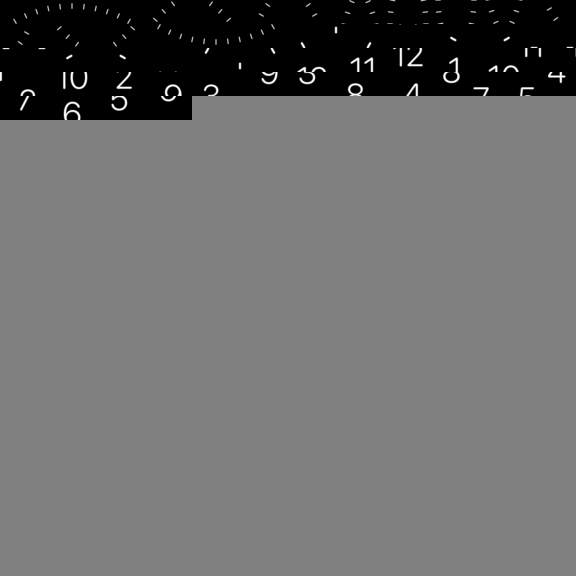
#> input picture samples/analogue/resources-round-240x240/dial.png, 576 x 576 px
$ python tilemapper.py --input samples/analogue/resources-round-240x240/dial.png --output out.png
#> lines starting #> are read from the running program, lines starting #| are printed output that depends on the picture
#!/usr/bin/python

from PIL import Image, ImageOps
import hashlib
import ctypes
import argparse
import math
from pathlib import Path

VERSION = '0.9.3'
DESCRIPTION = 'CIQ tilemapper {0} (c) 2017-2019 Franco Trimboli'.format(VERSION)

# globals
TILE_SIZE = 24
SCREEN_SIZE = 240
MAX_CHARS = 576

tileTable = []
hashTable = {}
charTable = []
charsToIgnore = [141]

charCurrent = 0
charOffset = 32

fontTileX = 0
fontTileY = 0

# command line defaults
debug = False
rotate = True
destinationResolution = 240
destinationFilename = 'destfont'
sourceFilename = 'souce.png'


def main():

    global tileTable
    global TILE_SIZE
    global destinationResolution
    global destinationFilename
    global debug

    args = parseArgs()

    if args.debug:
        debug = True

    # header
    print(DESCRIPTION)

    destinationResolution = abs(args.resolution)
    destinationFilename = args.output

    # Define the mode we are in, and target resolution
    print('Tile mode is {0}'.format(args.mode))
    print('Target resolution {0}x{0}'.format(destinationResolution))

    # number of chars we will use for our fontmap, 24x24 in this case
    totalCharsForTilemap = 24
    TILE_SIZE = args.tile_size

    # create a font canvas to store the processed tiles
    fontCanvas = newCanvas(TILE_SIZE*totalCharsForTilemap,TILE_SIZE*totalCharsForTilemap)

    # process input files
    filesToProcess = args.input

    if len(filesToProcess) > 1:
        print('Batch process {0} files'.format(len(filesToProcess)))

    # let's iterate through all the source files one by one
    for sourceFilename in filesToProcess:

        print('Input file to process "{0}"'.format(sourceFilename))

        # attempt to load the source image, and process it
        canvas = loadPNG(sourceFilename)

        if canvas:

            # print the details of the source image
            detailsCanvas(canvas)
            sanitiseCanvas(canvas)

            # we pre-process the canvas to prep it for processing
            canvas = preprocessCanvas(canvas)

            if args.mode == 'rotate':
                # angle function
                angleStart,angleStop,angleSteps,angleSkip,angleDraw = args.angle_begin, args.angle_end, args.angle_step, args.angle_skip, args.angle_draw
                processAngle(canvas,fontCanvas,angleStart,angleStop,angleSteps,angleSkip,angleDraw)
            else:
                # single frame function
                canvas = scaleCanvas(canvas,destinationResolution)
                processFrames(canvas,fontCanvas)

            print("\nDone")

    # have we processed any tiles, then save the destination font files
    if len(tileTable) > 0:

        filename = destinationFilename

        try:
            # save datafile, includes the JSON data for the tiles
            dataFile = generateDataFile()
            f = open(destinationFilename+'.json', 'w')
            f.write(str(dataFile))
            f.close()

            # save font description file
            fontFile = generateFontFile(destinationFilename)
            f = open(destinationFilename+'.fnt', 'w')
            f.write(str(fontFile))
            f.close()

            # save final tilemap image
            fontCanvas.save(filename+'.png', "PNG")
            print('Output saved as "{0}.fnt", "{0}.json", "{0}.png"'.format(filename))

        except Exception:
            print('ERROR: Cannot save files')

def parseArgs():

    global args
    global DESCRIPTION

    parser = argparse.ArgumentParser(description=DESCRIPTION)
    parser.add_argument('-i','--input', nargs='+', required=True, help='input png file(s)')
    parser.add_argument('-o','--output', type=str, required=True, help='output file (png,fnt,json)')
    parser.add_argument("-m",'--mode', choices=['static', 'rotate'], default='static', type=str, help='\'static\' will process one or more static frames. \'rotate\' will rotate a frame')
    parser.add_argument("-r",'--resolution', default=240, type=int, help='resolution of target device')
    parser.add_argument("-d",'--debug', type=bool, nargs='?', const=True, default=False, help='turn debug mode on')
    parser.add_argument("-u",'--angle-begin', type=int, help='begin angle (rotate mode)')
    parser.add_argument("-v",'--angle-end', type=int, help='end angle (rotate mode)')
    parser.add_argument("-s",'--angle-step', type=int, help='step between angles (rotate mode)')
    parser.add_argument("-p",'--angle-skip', type=int, help='angle to skip drawing (rotate mode)')
    parser.add_argument("-w",'--angle-draw', type=int, help='angle to draw (rotate mode)')
    parser.add_argument("-t",'--tile-size', type=int, default=24, help='tile size (experimental)')

    args = parser.parse_args()

    if (args.mode == 'rotate' and
        not (isinstance(args.angle_begin,int) and
        isinstance(args.angle_end,int) and
        isinstance(args.angle_step,int)
        )
        ):

        parser.error('The --mode (-m) argument in \'rotate\' requires the --angle-begin, --angle-end, and --angle-step arguments')

    elif (args.mode == 'rotate' and not ( isinstance(args.angle_skip,int) and isinstance(args.angle_draw,int) )):

        #if in rotate mode but no skip or draw angle was defined we set skip to 0 and draw to the complete interval set by the user
        args.angle_skip = 0
        args.angle_draw = args.angle_end - args.angle_begin


    return args

# process a single frame into tiles
def processFrames(canvas,fontCanvas):

        global TILE_SIZE

        numberOfFrames = 1

        currentFrame = 0

        tileArray = processTiles(canvas,TILE_SIZE,fontCanvas)
        tileTable.append(tileArray)

        currentFrame += 1
        progress = '{:2.1%}'.format(currentFrame / numberOfFrames)

        print("Progress: {0}, frames: {1}, tiles: {2}".format(progress,len(tileTable),len(hashTable)), end="\r")

        if debug:
            print(tileTable)

        return

# rotate and process a multile frames into tiles
# [34 lines left out: function processAngle, not called in this run]


# display the details of the current image
def detailsCanvas(canvas):

    print('Format is {0}, resolution {1}x{2}, mode {3}'.format(canvas.format, canvas.size[0], canvas.size[1], canvas.mode))

    return

# load a png, store into a canvas
def loadPNG(filename):

    try:
        img = Image.open(filename)
#> img is the input picture: PIL image 576x576 RGB; min 0, max 255, mean 106.4
#| Format is PNG, resolution 576x576, mode RGB
        if debug:
            print('[loadPNG] loaded "{0}"'.format(filename))
        return img

    except:
        print('ERROR: Couldn\'t load "{0}" error...'.format(filename))
        return False

# crop image to smallest dimension to make it square
def preprocessCanvas(canvas):
    canvas = invertCanvas(canvas)
    return canvas

# TODO: check that the image is square, at least
def sanitiseCanvas(canvas):
    return

# scale image to destination
def scaleCanvas(canvas,newsize):
    if (canvas.size[0] == newsize):
        return canvas
    else:
        return canvas.resize((newsize,newsize), Image.LANCZOS)

# invert the canvas as per the font spec
def invertCanvas(canvas):

    if canvas.mode == 'RGBA':
        r,g,b,a = canvas.split()
        rgb_image = Image.merge('RGB', (r,g,b))
        inverted_image = ImageOps.invert(rgb_image)
    else:
        inverted_image = ImageOps.invert(canvas)
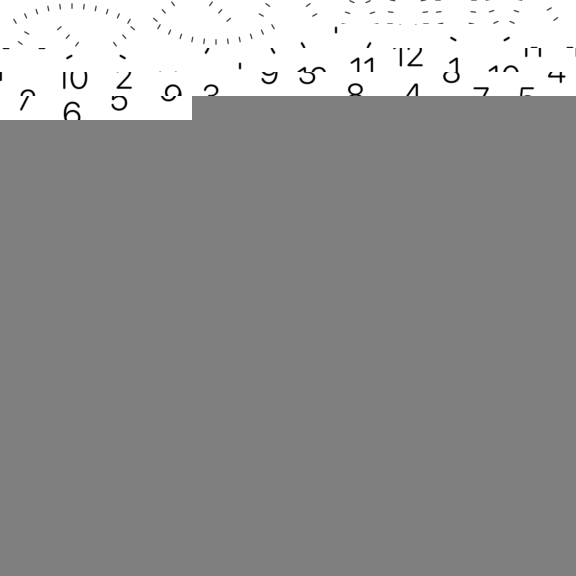
#> inverted_image: PIL image 576x576 RGB; min 0, max 255, mean 148.6

    if debug:
        print(canvas.format, canvas.size, canvas.mode)

    return inverted_image

# send a valid tile to the font canvas
def pushToFontTiles(canvas,data,x,y):
    canvas.paste(data,(x,y))
    return

# check the tile for data, compare or store the hash
def checkTileForData(canvas):

    try:
        w = canvas.size[0]
        h = canvas.size[1]
        data = []
        hasData = 0

        for u in range(w):
            for v in range(h):
                pixels = canvas.getpixel((u,v))
                data.append(pixels)
                hasData = hasData + sum(pixels[:3])

        # we hash the tile to check for duplicates
        if hasData:
            data_md5 = hashlib.md5(str(data).encode()).hexdigest()
            return data_md5

        else:
            return False

    except:
        return False

# fetch the next tile from the source canvas
def fetchTile(canvas,x,y):
    try:
        extents = (x*TILE_SIZE, y*TILE_SIZE, (x*TILE_SIZE)+TILE_SIZE, (y*TILE_SIZE)+TILE_SIZE)
        tile = canvas.crop(extents)
        return tile
    except:
        print('Problem fetching a tile...')
        return False

# TODO: check if tile already exists
def checkHashArray():
    return

# generate the .fnt file
def generateFontFile(filename):

    global hashTable
    global TILE_SIZE

    hashList = []

    for item in hashTable.values():
        hashList.append(item)

    sortedHash = sorted(hashList, key=lambda k: k['char'])

    lines = 'info face={0} size={1} bold=0 italic=0 charset=ascii unicode=0 stretchH=100 smooth=1 aa=1 padding=0,0,0,0 spacing=0,0 outline=0\ncommon lineHeight={2} base={3} scaleW=256 scaleH=256 pages=1 packed=0\npage id=0 file="{4}.png"\nchars count={5}\n'.format(Path(filename).name,TILE_SIZE,TILE_SIZE,TILE_SIZE,Path(filename).name,len(sortedHash))

    for item in sortedHash:
        lines = lines + 'char id={0} x={1} y={2} width={3} height={4} xoffset=0 yoffset=0 xadvance={5} page=0 chnl=15\n'.format(str(item['char']),str(item['xc']*TILE_SIZE),str(item['yc']*TILE_SIZE),str(TILE_SIZE),str(TILE_SIZE),str(TILE_SIZE))

    return lines

# generate the .json file
def generateDataFile():

    global tileTable
    global TILE_SIZE

    groupData = []

    for group in tileTable:
        groupList = []
        for tile in group:
            packed = packData(tile['x'],tile['y'],tile['char'])
            groupList.append(packed)
        groupData.append(groupList)

    if debug:
        print(groupData)

    return groupData

# data in the json file is an array of signed 32-bit integers,
# and each integer is bit-packed as follows;
# 0b00000000000000000000111111111111 = font char, 12-bits
# 0b00000000001111111111000000000000 = x pos, 10-bits
# 0b11111111110000000000000000000000 = y pos, 10-bits
def packData(x,y,char):

    global TILE_SIZE

    dx = x*TILE_SIZE
    dy = y*TILE_SIZE

    ymask = 0xFFC00000
    xmask = 0x003FF000
    charmask = 0x00000FFF

    u = (char&charmask)|((dx<<12)&xmask)|((dy<<22)&ymask)

    return ctypes.c_int32(u).value

# create a new canvas, default colour is grey
def newCanvas(w,h):
    canvas = Image.new('RGB', (w, h), color = (128,128,128))
    return canvas

# process the current canvas, given the current tileSize, and send to destination fontCanvas
def processTiles(canvas,tileSize,fontCanvas):

#> called with tileSize = 24
    global charCurrent
    global hashTable
    global fontTileX
    global fontTileY
    global TILE_SIZE
    global MAX_CHARS

    canvasWidth = canvas.size[0]
    canvasHeight = canvas.size[1]

    uTiles = math.ceil(canvasWidth / tileSize)
    vTiles = math.ceil(canvasHeight / tileSize)

    tileArray = []

    try:

        # let's iterate across the canvas in the x, then y dimension
        for y in range(vTiles):
            for x in range(uTiles):

                # fetch a tile, and generate its hash
                currentTile = fetchTile(canvas,x,y)
                hashOfTile = checkTileForData(currentTile)

                # do we have a valid hash? great, then we have data
                if hashOfTile:
                    if debug:
                        print('[processTiles] got tile data at x:{0} y:{1} with hash:{2}'.format(x,y,hashOfTile))

                    thisChar = 0

                    # does this hash exist in the global hash table? then we have a duplicate
                    if hashOfTile in hashTable:
                        if debug:
                            print('[processTiles] collision with existing hash:{0}'.format(hashOfTile))

                        thisChar = hashTable[hashOfTile]['char']
                        thisTile = {'x':x, 'y':y, 'hash':hashOfTile, 'char':thisChar, 'xc':fontTileX, 'yc':fontTileY}
                        tileArray.append(thisTile)

                    # if not, looks like this is a new tile, so store it
                    else:
                        if debug:
                            print('[processTiles] appended hash:{0}'.format(hashOfTile))

                        # increment tile y pos, and start again
                        if (((fontTileX*TILE_SIZE)) >= fontCanvas.size[0]):
                            fontTileX = 0
                            fontTileY += 1

                        thisChar = charOffset+charCurrent
                        thisTile = {'x':x, 'y':y, 'hash':hashOfTile, 'char':thisChar, 'xc':fontTileX, 'yc':fontTileY}
                        tileArray.append(thisTile)

                        hashTable[hashOfTile] = { 'xc':fontTileX, 'yc':fontTileY, 'char':thisChar}

                        # let's push this tile to the destination fontCanvas
                        pushToFontTiles(fontCanvas,currentTile,fontTileX*TILE_SIZE,fontTileY*TILE_SIZE)

                        # increment the font char, and tile
                        charCurrent += 1
                        fontTileX += 1

                        # is this font char in the array of chars to ignore? then skip
                        while charCurrent in charsToIgnore:
                            charCurrent += 1


                # have we exceeded the maximum char size? if so, we quit
                if charCurrent > (MAX_CHARS):
                    print('ERROR: number of tiles have exceeded maximum size ({0}). Try breaking your files up, or use a larger tile size.'.format(MAX_CHARS))
                    quit()
#> this loop made 10 passes
#> pass 1, in fetchTile, `tile = canvas.crop(extents)`:
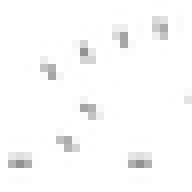
#> tile: PIL image 24x24 RGB (shown 8 times larger); min 146, max 255, mean 250.8
#> pass 1, in fetchTile (call 2), `tile = canvas.crop(extents)`:
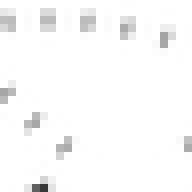
#> tile: PIL image 24x24 RGB (shown 8 times larger); min 56, max 255, mean 250
#> pass 1, in fetchTile (call 3), `tile = canvas.crop(extents)`:
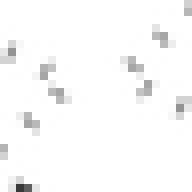
#> tile: PIL image 24x24 RGB (shown 8 times larger); min 56, max 255, mean 249.9
#> pass 1, in fetchTile (call 4), `tile = canvas.crop(extents)`:
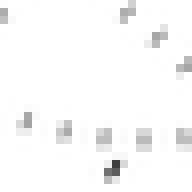
#> tile: PIL image 24x24 RGB (shown 8 times larger); min 63, max 255, mean 249.7
#> after the loop:
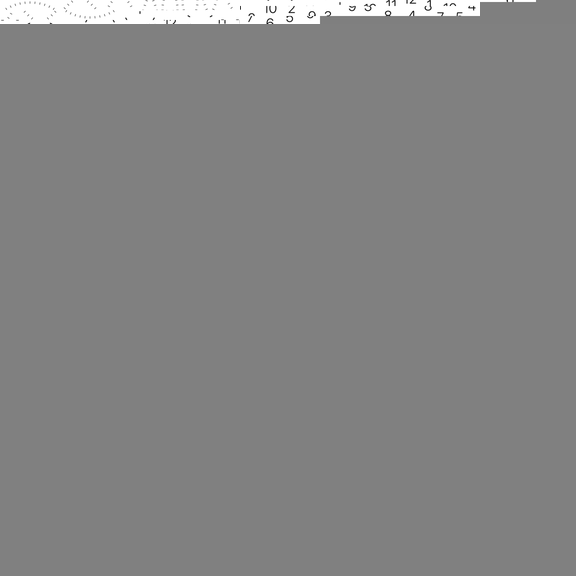
#> fontCanvas: PIL image 576x576 RGB; min 7, max 255, mean 131.7
#> after the loop, charCurrent = 24; fontTileX = 24; fontTileY = 0; hashTable = 24 items; tileArray = 100 items


        return tileArray

    except Exception as e:
        print('ERROR: {0}'.format(e))
        return False

main()
#| Progress: 100.0%, frames: 1, tiles: 24
#> the loop in generateDataFile, `for group in tileTable:` made 1 pass
#> the loop in generateFontFile, `for item in hashTable.values():` made 24 passes
#> item on passes 1 to 8: {'xc': 0, 'yc': 0, 'char': 32}, {'xc': 1, 'yc': 0, 'char': 33}, {'xc': 2, 'yc': 0, 'char': 34}, {'xc': 3, 'yc': 0, 'char': 35}, {'xc': 4, 'yc': 0, 'char': 36}, {'xc': 5, 'yc': 0, 'char': 37}, {'xc': 6, 'yc': 0, 'char': 38}, {'xc': 7, 'yc': 0, 'char': 39}
#> the loop in generateFontFile, `for item in sortedHash:` made 24 passes

$ run again, on samples/analogue/resources-round-240x240/hour-30-59.png
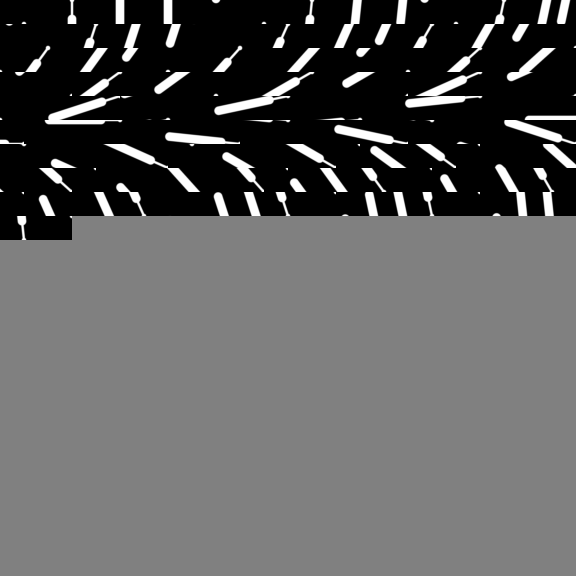
#> input picture samples/analogue/resources-round-240x240/hour-30-59.png, 576 x 576 px
#> canvas: PIL image 576x576 RGB; every value is 128
#> in loadPNG, img is the input picture: PIL image 576x576 RGB; min 0, max 255, mean 92
#| Format is PNG, resolution 576x576, mode RGB
#> the loop in processTiles, `for y in range(vTiles):` made 10 passes
#> pass 1, in fetchTile (call 4), `tile = canvas.crop(extents)`:
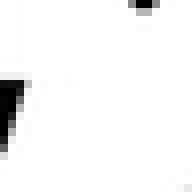
#> tile: PIL image 24x24 RGB (shown 8 times larger); min 0, max 255, mean 245.5
#> after the loop in processTiles, `for y in range(vTiles):`:
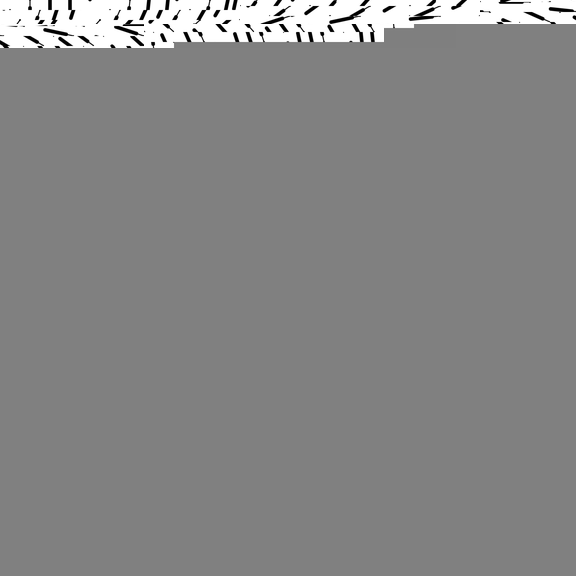
#> fontCanvas: PIL image 576x576 RGB; min 0, max 255, mean 134.2
#> after the loop in processTiles, `for y in range(vTiles):`: charCurrent = 43; fontTileX = 19; fontTileY = 1; hashTable = 43 items; tileArray = 100 items
#| Progress: 100.0%, frames: 1, tiles: 43
#> the loop in generateDataFile, `for group in tileTable:` made 1 pass
#> the loop in generateFontFile, `for item in hashTable.values():` made 43 passes
#> item on passes 1 to 8: {'xc': 0, 'yc': 0, 'char': 32}, {'xc': 1, 'yc': 0, 'char': 33}, {'xc': 2, 'yc': 0, 'char': 34}, {'xc': 3, 'yc': 0, 'char': 35}, {'xc': 4, 'yc': 0, 'char': 36}, {'xc': 5, 'yc': 0, 'char': 37}, {'xc': 6, 'yc': 0, 'char': 38}, {'xc': 7, 'yc': 0, 'char': 39}
#> the loop in generateFontFile, `for item in sortedHash:` made 43 passes

$ run again, on samples/analogue/resources-round-240x240/minute-0-29.png
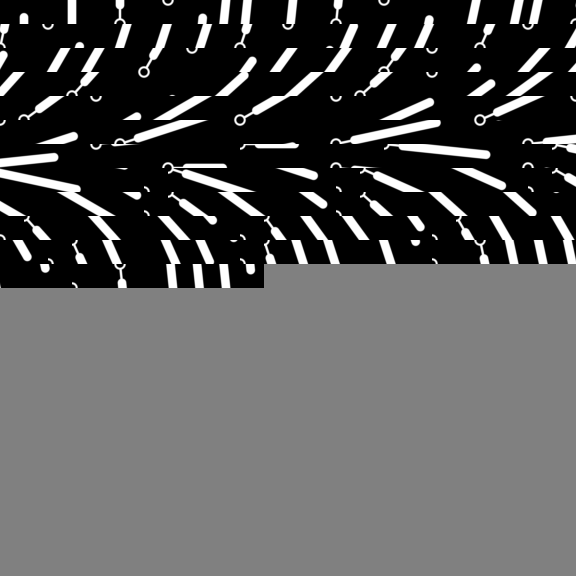
#> input picture samples/analogue/resources-round-240x240/minute-0-29.png, 576 x 576 px
#> canvas: PIL image 576x576 RGB; every value is 128
#> in loadPNG, img is the input picture: PIL image 576x576 RGB; min 0, max 255, mean 85.9
#| Format is PNG, resolution 576x576, mode RGB
#> the loop in processTiles, `for y in range(vTiles):` made 10 passes
#> pass 1, in fetchTile (call 4), `tile = canvas.crop(extents)`:
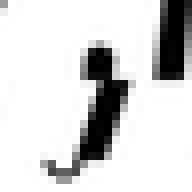
#> tile: PIL image 24x24 RGB (shown 8 times larger); min 0, max 255, mean 212.9
#> after the loop in processTiles, `for y in range(vTiles):`:
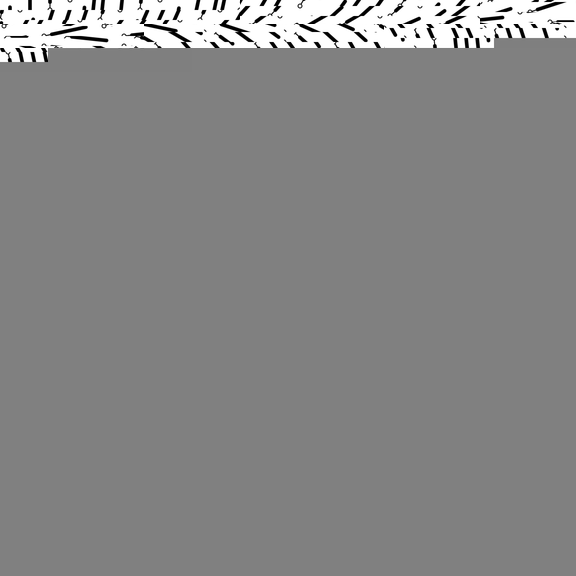
#> fontCanvas: PIL image 576x576 RGB; min 0, max 255, mean 135.2
#> after the loop in processTiles, `for y in range(vTiles):`: charCurrent = 56; fontTileX = 8; fontTileY = 2; hashTable = 56 items; tileArray = 100 items
#| Progress: 100.0%, frames: 1, tiles: 56
#> the loop in generateDataFile, `for group in tileTable:` made 1 pass
#> the loop in generateFontFile, `for item in hashTable.values():` made 56 passes
#> item on passes 1 to 8: {'xc': 0, 'yc': 0, 'char': 32}, {'xc': 1, 'yc': 0, 'char': 33}, {'xc': 2, 'yc': 0, 'char': 34}, {'xc': 3, 'yc': 0, 'char': 35}, {'xc': 4, 'yc': 0, 'char': 36}, {'xc': 5, 'yc': 0, 'char': 37}, {'xc': 6, 'yc': 0, 'char': 38}, {'xc': 7, 'yc': 0, 'char': 39}
#> the loop in generateFontFile, `for item in sortedHash:` made 56 passes
